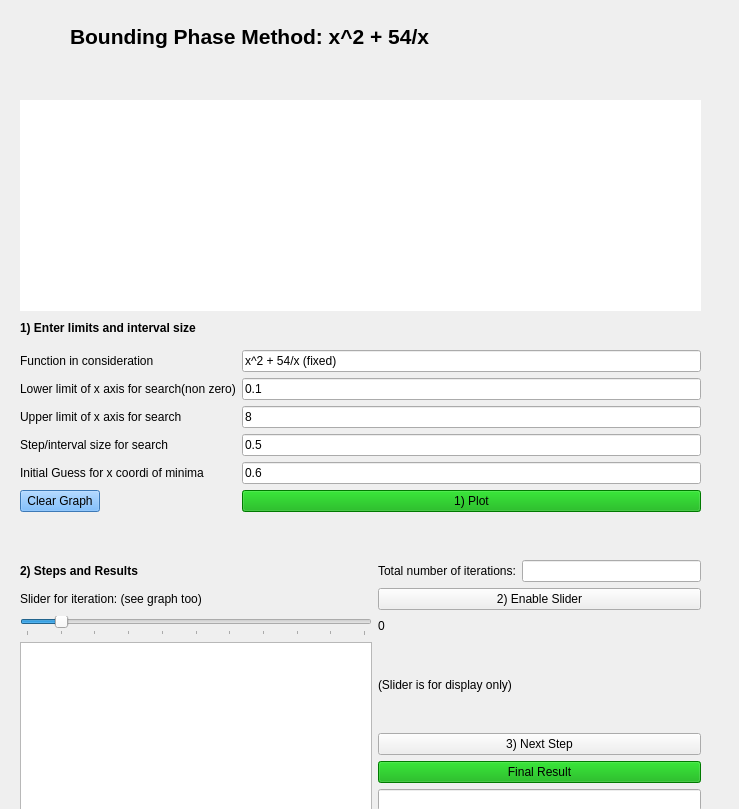
     <widget class="QWidget" name="scrollAreaWidgetContents_2">
      <property name="enabled">
       <bool>true</bool>
      </property>
      <property name="geometry">
       <rect>
        <x>0</x>
        <y>0</y>
        <width>739</width>
        <height>809</height>
       </rect>
      </property>
      <property name="layoutDirection">
       <enum>Qt::LeftToRight</enum>
      </property>
      <widget class="QLabel" name="label_9">
       <property name="geometry">
        <rect>
         <x>20</x>
         <y>320</y>
         <width>211</width>
         <height>16</height>
        </rect>
       </property>
       <property name="font">
        <font>
         <weight>75</weight>
         <bold>true</bold>
        </font>
       </property>
       <property name="text">
        <string>1) Enter limits and interval size</string>
       </property>
      </widget>
      <widget class="QWidget" name="formLayoutWidget_2">
       <property name="geometry">
        <rect>
         <x>20</x>
         <y>350</y>
         <width>681</width>
         <height>185</height>
        </rect>
       </property>
       <layout class="QFormLayout" name="formLayout_2">
        <item row="0" column="0">
         <widget class="QLabel" name="label_10">
          <property name="text">
           <string>Function in consideration</string>
          </property>
         </widget>
        </item>
        <item row="0" column="1">
         <widget class="QLineEdit" name="polynomial_edit_2">
          <property name="text">
           <string>x^2 + 54/x (fixed)</string>
          </property>
         </widget>
        </item>
        <item row="1" column="0">
         <widget class="QLabel" name="label_11">
          <property name="text">
           <string>Lower limit of x axis for search(non zero)</string>
          </property>
         </widget>
        </item>
        <item row="1" column="1">
         <widget class="QLineEdit" name="lowerx_edit_2">
          <property name="text">
           <string>0.1</string>
          </property>
         </widget>
        </item>
        <item row="2" column="0">
         <widget class="QLabel" name="label_12">
          <property name="text">
           <string>Upper limit of x axis for search</string>
          </property>
         </widget>
        </item>
        <item row="2" column="1">
         <widget class="QLineEdit" name="upperx_edit_2">
          <property name="text">
           <string>8</string>
          </property>
         </widget>
        </item>
        <item row="3" column="0">
         <widget class="QLabel" name="label_13">
          <property name="text">
           <string>Step/interval size for search</string>
          </property>
         </widget>
        </item>
        <item row="3" column="1">
         <widget class="QLineEdit" name="stepsize_edit_2">
          <property name="text">
           <string>0.5</string>
          </property>
         </widget>
        </item>
        <item row="5" column="1">
         <widget class="QPushButton" name="plot_button_2">
          <property name="styleSheet">
           <string notr="true">background-color: rgb(0, 170, 0);</string>
          </property>
          <property name="text">
           <string>1) Plot</string>
          </property>
         </widget>
        </item>
        <item row="5" column="0">
         <widget class="QPushButton" name="clear_button_2">
          <property name="styleSheet">
           <string notr="true">background-color: rgb(85, 170, 255);</string>
          </property>
          <property name="text">
           <string>Clear Graph</string>
          </property>
         </widget>
        </item>
        <item row="4" column="0">
         <widget class="QLabel" name="label_22">
          <property name="text">
           <string>Initial Guess for x coordi of minima</string>
          </property>
         </widget>
        </item>
        <item row="4" column="1">
         <widget class="QLineEdit" name="initialguess_edit">
          <property name="text">
           <string>0.6</string>
          </property>
         </widget>
        </item>
       </layout>
      </widget>
      <widget class="QWidget" name="horizontalLayoutWidget_3">
       <property name="geometry">
        <rect>
         <x>20</x>
         <y>60</y>
         <width>671</width>
         <height>31</height>
        </rect>
       </property>
       <layout class="QHBoxLayout" name="horizontalLayout_8"/>
      </widget>
      <widget class="QLabel" name="label_14">
       <property name="geometry">
        <rect>
         <x>70</x>
         <y>20</y>
         <width>571</width>
         <height>33</height>
        </rect>
       </property>
       <property name="font">
        <font>
         <pointsize>16</pointsize>
         <weight>75</weight>
         <bold>true</bold>
        </font>
       </property>
       <property name="text">
        <string>Bounding Phase Method: x^2 + 54/x</string>
       </property>
      </widget>
      <widget class="QWidget" name="horizontalLayoutWidget_4">
       <property name="geometry">
        <rect>
         <x>20</x>
         <y>100</y>
         <width>681</width>
         <height>211</height>
        </rect>
       </property>
       <layout class="QHBoxLayout" name="horizontalLayout_3">
        <item>
         <widget class="QWidget" name="widget_2" native="true">
          <property name="styleSheet">
           <string notr="true">background-color: rgb(255, 255, 255);</string>
          </property>
         </widget>
        </item>
       </layout>
      </widget>
      <widget class="QWidget" name="gridLayoutWidget_2">
       <property name="geometry">
        <rect>
         <x>20</x>
         <y>560</y>
         <width>681</width>
         <height>251</height>
        </rect>
       </property>
       <layout class="QGridLayout" name="gridLayout_2">
        <item row="0" column="0">
         <widget class="QLabel" name="label_15">
          <property name="font">
           <font>
            <weight>75</weight>
            <bold>true</bold>
           </font>
          </property>
          <property name="text">
           <string>2) Steps and Results</string>
          </property>
         </widget>
        </item>
        <item row="0" column="1">
         <widget class="QLabel" name="label_18">
          <property name="text">
           <string>Total number of iterations:</string>
          </property>
         </widget>
        </item>
        <item row="6" column="1" colspan="2">
         <widget class="QLineEdit" name="finalresult_edit_2"/>
        </item>
        <item row="2" column="0">
         <widget class="QSlider" name="stepslider_2">
          <property name="maximum">
           <number>10</number>
          </property>
          <property name="value">
           <number>1</number>
          </property>
          <property name="sliderPosition">
           <number>1</number>
          </property>
          <property name="orientation">
           <enum>Qt::Horizontal</enum>
          </property>
          <property name="tickPosition">
           <enum>QSlider::TicksBelow</enum>
          </property>
         </widget>
        </item>
        <item row="1" column="0">
         <widget class="QLabel" name="label_20">
          <property name="text">
           <string>Slider for iteration: (see graph too)                                                   </string>
          </property>
         </widget>
        </item>
        <item row="5" column="1" colspan="2">
         <widget class="QPushButton" name="final_button_2">
          <property name="styleSheet">
           <string notr="true">background-color: rgb(0, 170, 0);</string>
          </property>
          <property name="text">
           <string>Final Result</string>
          </property>
         </widget>
        </item>
        <item row="4" column="1" colspan="2">
         <widget class="QPushButton" name="next_button_2">
          <property name="text">
           <string>3) Next Step</string>
          </property>
         </widget>
        </item>
        <item row="0" column="2">
         <widget class="QLineEdit" name="numberoiterations_edit_2"/>
        </item>
        <item row="1" column="1" colspan="2">
         <widget class="QPushButton" name="setslider_button_2">
          <property name="text">
           <string>2) Enable Slider</string>
          </property>
         </widget>
        </item>
        <item row="2" column="1">
         <widget class="QLabel" name="iterationnumber_label_2">
          <property name="text">
           <string>0</string>
          </property>
         </widget>
        </item>
        <item row="3" column="0" rowspan="4">
         <widget class="QTextEdit" name="disp_edit_2"/>
        </item>
        <item row="3" column="1">
         <widget class="QLabel" name="label_21">
          <property name="text">
           <string>(Slider is for display only)</string>
          </property>
         </widget>
        </item>
       </layout>
      </widget>
     </widget>
